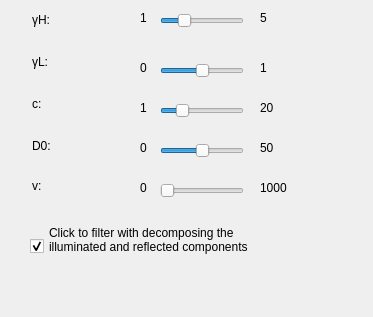
<?xml version="1.0" encoding="UTF-8"?>
<ui version="4.0">
 <class>HomoFilterDialog</class>
 <widget class="QDialog" name="HomoFilterDialog">
  <property name="geometry">
   <rect>
    <x>0</x>
    <y>0</y>
    <width>373</width>
    <height>317</height>
   </rect>
  </property>
  <property name="windowTitle">
   <string>Dialog</string>
  </property>
  <widget class="QLabel" name="label_6">
   <property name="geometry">
    <rect>
     <x>140</x>
     <y>10</y>
     <width>16</width>
     <height>16</height>
    </rect>
   </property>
   <property name="text">
    <string>1</string>
   </property>
  </widget>
  <widget class="QLabel" name="label_7">
   <property name="geometry">
    <rect>
     <x>260</x>
     <y>10</y>
     <width>16</width>
     <height>16</height>
    </rect>
   </property>
   <property name="text">
    <string>5</string>
   </property>
  </widget>
  <widget class="QLabel" name="gammaH_value_label">
   <property name="geometry">
    <rect>
     <x>70</x>
     <y>10</y>
     <width>72</width>
     <height>15</height>
    </rect>
   </property>
   <property name="text">
    <string/>
   </property>
  </widget>
  <widget class="QLabel" name="label_8">
   <property name="geometry">
    <rect>
     <x>140</x>
     <y>60</y>
     <width>16</width>
     <height>16</height>
    </rect>
   </property>
   <property name="text">
    <string>0</string>
   </property>
  </widget>
  <widget class="QLabel" name="gammaL_value_label">
   <property name="geometry">
    <rect>
     <x>70</x>
     <y>60</y>
     <width>61</width>
     <height>16</height>
    </rect>
   </property>
   <property name="text">
    <string/>
   </property>
  </widget>
  <widget class="QLabel" name="label_9">
   <property name="geometry">
    <rect>
     <x>260</x>
     <y>60</y>
     <width>16</width>
     <height>16</height>
    </rect>
   </property>
   <property name="text">
    <string>1</string>
   </property>
  </widget>
  <widget class="QSlider" name="gammaL_value_slide">
   <property name="geometry">
    <rect>
     <x>160</x>
     <y>60</y>
     <width>84</width>
     <height>22</height>
    </rect>
   </property>
   <property name="minimum">
    <number>0</number>
   </property>
   <property name="maximum">
    <number>100</number>
   </property>
   <property name="value">
    <number>50</number>
   </property>
   <property name="orientation">
    <enum>Qt::Horizontal</enum>
   </property>
  </widget>
  <widget class="QLabel" name="c_value_label">
   <property name="geometry">
    <rect>
     <x>70</x>
     <y>100</y>
     <width>72</width>
     <height>15</height>
    </rect>
   </property>
   <property name="text">
    <string/>
   </property>
  </widget>
  <widget class="QLabel" name="label_10">
   <property name="geometry">
    <rect>
     <x>260</x>
     <y>100</y>
     <width>16</width>
     <height>16</height>
    </rect>
   </property>
   <property name="text">
    <string>20</string>
   </property>
  </widget>
  <widget class="QSlider" name="c_value_slide">
   <property name="geometry">
    <rect>
     <x>160</x>
     <y>100</y>
     <width>84</width>
     <height>22</height>
    </rect>
   </property>
   <property name="minimum">
    <number>1</number>
   </property>
   <property name="maximum">
    <number>20</number>
   </property>
   <property name="pageStep">
    <number>1</number>
   </property>
   <property name="value">
    <number>5</number>
   </property>
   <property name="orientation">
    <enum>Qt::Horizontal</enum>
   </property>
  </widget>
  <widget class="QLabel" name="label_11">
   <property name="geometry">
    <rect>
     <x>140</x>
     <y>100</y>
     <width>16</width>
     <height>16</height>
    </rect>
   </property>
   <property name="text">
    <string>1</string>
   </property>
  </widget>
  <widget class="QLabel" name="label_12">
   <property name="geometry">
    <rect>
     <x>140</x>
     <y>140</y>
     <width>16</width>
     <height>16</height>
    </rect>
   </property>
   <property name="text">
    <string>0</string>
   </property>
  </widget>
  <widget class="QSlider" name="D0_value_slide">
   <property name="geometry">
    <rect>
     <x>160</x>
     <y>140</y>
     <width>84</width>
     <height>22</height>
    </rect>
   </property>
   <property name="minimum">
    <number>0</number>
   </property>
   <property name="maximum">
    <number>50</number>
   </property>
   <property name="value">
    <number>25</number>
   </property>
   <property name="orientation">
    <enum>Qt::Horizontal</enum>
   </property>
  </widget>
  <widget class="QLabel" name="label_13">
   <property name="geometry">
    <rect>
     <x>260</x>
     <y>140</y>
     <width>16</width>
     <height>16</height>
    </rect>
   </property>
   <property name="text">
    <string>50</string>
   </property>
  </widget>
  <widget class="QLabel" name="D0_value_label">
   <property name="geometry">
    <rect>
     <x>70</x>
     <y>140</y>
     <width>72</width>
     <height>15</height>
    </rect>
   </property>
   <property name="text">
    <string/>
   </property>
  </widget>
  <widget class="QLabel" name="label_14">
   <property name="geometry">
    <rect>
     <x>32</x>
     <y>178</y>
     <width>21</width>
     <height>16</height>
    </rect>
   </property>
   <property name="text">
    <string>v:</string>
   </property>
  </widget>
  <widget class="QSlider" name="v_value_slide">
   <property name="geometry">
    <rect>
     <x>160</x>
     <y>180</y>
     <width>84</width>
     <height>22</height>
    </rect>
   </property>
   <property name="minimum">
    <number>0</number>
   </property>
   <property name="maximum">
    <number>1000</number>
   </property>
   <property name="singleStep">
    <number>10</number>
   </property>
   <property name="value">
    <number>0</number>
   </property>
   <property name="orientation">
    <enum>Qt::Horizontal</enum>
   </property>
  </widget>
  <widget class="QLabel" name="label_15">
   <property name="geometry">
    <rect>
     <x>140</x>
     <y>180</y>
     <width>16</width>
     <height>16</height>
    </rect>
   </property>
   <property name="text">
    <string>0</string>
   </property>
  </widget>
  <widget class="QLabel" name="label_16">
   <property name="geometry">
    <rect>
     <x>260</x>
     <y>180</y>
     <width>41</width>
     <height>16</height>
    </rect>
   </property>
   <property name="text">
    <string>1000</string>
   </property>
  </widget>
  <widget class="QLabel" name="v_value_label">
   <property name="geometry">
    <rect>
     <x>70</x>
     <y>180</y>
     <width>72</width>
     <height>15</height>
    </rect>
   </property>
   <property name="text">
    <string/>
   </property>
  </widget>
  <widget class="QCheckBox" name="CheckBox">
   <property name="geometry">
    <rect>
     <x>30</x>
     <y>220</y>
     <width>315</width>
     <height>53</height>
    </rect>
   </property>
   <property name="text">
    <string>Click to filter with decomposing the 
illuminated and reflected components
</string>
   </property>
   <property name="checkable">
    <bool>true</bool>
   </property>
   <property name="checked">
    <bool>true</bool>
   </property>
  </widget>
  <widget class="QLabel" name="label">
   <property name="geometry">
    <rect>
     <x>32</x>
     <y>12</y>
     <width>31</width>
     <height>16</height>
    </rect>
   </property>
   <property name="text">
    <string>γH:</string>
   </property>
  </widget>
  <widget class="QLabel" name="label_5">
   <property name="geometry">
    <rect>
     <x>62</x>
     <y>12</y>
     <width>16</width>
     <height>16</height>
    </rect>
   </property>
   <property name="text">
    <string/>
   </property>
  </widget>
  <widget class="QSlider" name="gammaH_value_slide">
   <property name="geometry">
    <rect>
     <x>160</x>
     <y>10</y>
     <width>84</width>
     <height>22</height>
    </rect>
   </property>
   <property name="minimum">
    <number>100</number>
   </property>
   <property name="maximum">
    <number>500</number>
   </property>
   <property name="value">
    <number>200</number>
   </property>
   <property name="orientation">
    <enum>Qt::Horizontal</enum>
   </property>
  </widget>
  <widget class="QLabel" name="label_2">
   <property name="geometry">
    <rect>
     <x>32</x>
     <y>54</y>
     <width>31</width>
     <height>16</height>
    </rect>
   </property>
   <property name="text">
    <string>γL:</string>
   </property>
  </widget>
  <widget class="QLabel" name="label_3">
   <property name="geometry">
    <rect>
     <x>32</x>
     <y>96</y>
     <width>21</width>
     <height>16</height>
    </rect>
   </property>
   <property name="text">
    <string>c:</string>
   </property>
  </widget>
  <widget class="QLabel" name="label_4">
   <property name="geometry">
    <rect>
     <x>32</x>
     <y>138</y>
     <width>21</width>
     <height>16</height>
    </rect>
   </property>
   <property name="text">
    <string>D0:</string>
   </property>
  </widget>
 </widget>
 <resources/>
 <connections/>
</ui>
